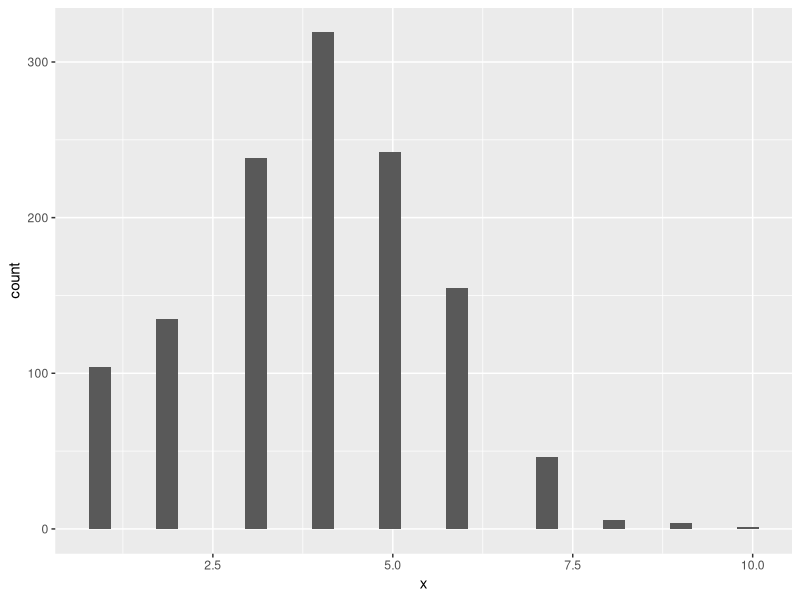
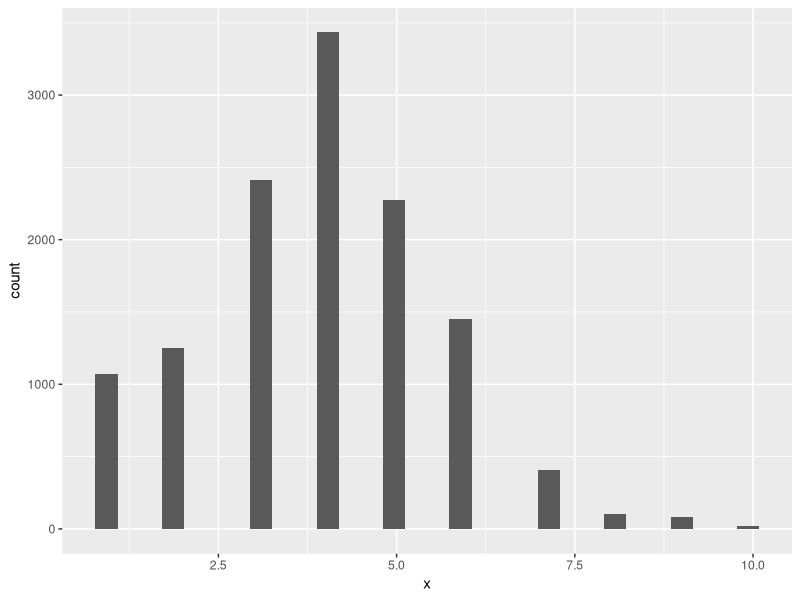
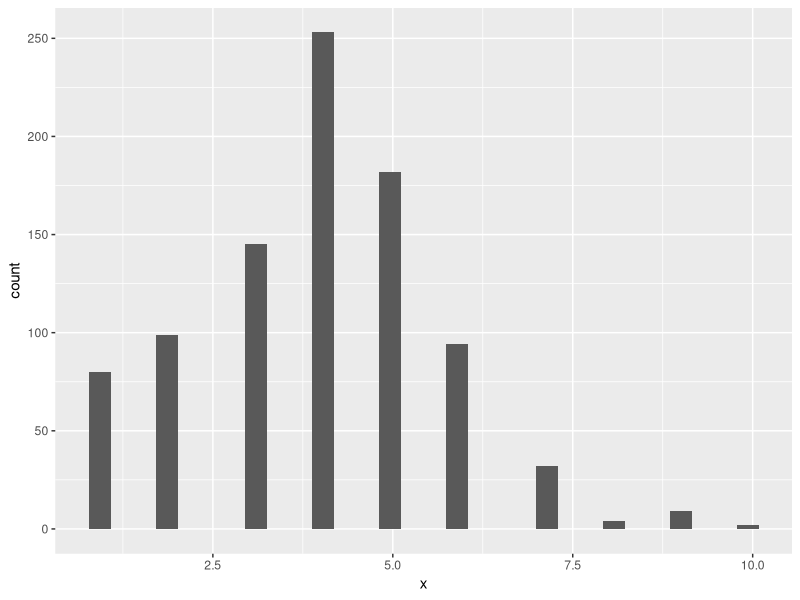

R code for these plots, in order:
library("ggplot2")

ipod <- sample(c(rep(1, 250),
                 rep(2,300),
                 rep(3, 600),
                 rep(4, 800),
                 rep(5, 550),
                 rep(6, 350),
                 rep(7, 100),
                 rep(8, 25),
                 rep(9, 20),
                 rep(10, 5)))


# Phat ngau nhien 25 bai 50 lan
x <- NULL
for (i in c(1:50)){
  x <- c(x,sample(ipod,25))
}
x

playList <- data.frame(x)
playList

# ve bieu do histogram
p <- ggplot(playList, aes(x=x)) + 
  geom_histogram()
p

# xac suat xuat hien bai 6 phut tro len
a <- table(playList)
(a[6]+a[7]+a[8]+a[9]+a[10])/(50*25)
# 0.1504

# Phat ngau nhien 25 bai 500 lan
x <- NULL
for (i in c(1:500)){
  x <- c(x,sample(ipod,25))
}
x

playList <- data.frame(x)
playList

# ve bieu do histogram
p <- ggplot(playList, aes(x=x)) + 
  geom_histogram()
p

# xac suat xuat hien bai 6 phut tro len
a <- table(playList)
(a[6]+a[7]+a[8]+a[9]+a[10])/(500*25)
# 0.16928


# Phat ngau nhien 30 bai 30 lan
x <- NULL
for (i in c(1:30)){
  x <- c(x,sample(ipod,30))
}
x

playList <- data.frame(x)
playList

# ve bieu do histogram
p <- ggplot(playList, aes(x=x)) + 
  geom_histogram()
p

# xac suat xuat hien bai 6 phut tro len
a <- table(playList)
(a[6]+a[7]+a[8]+a[9]+a[10])/(30*30)
# 0.1744444

